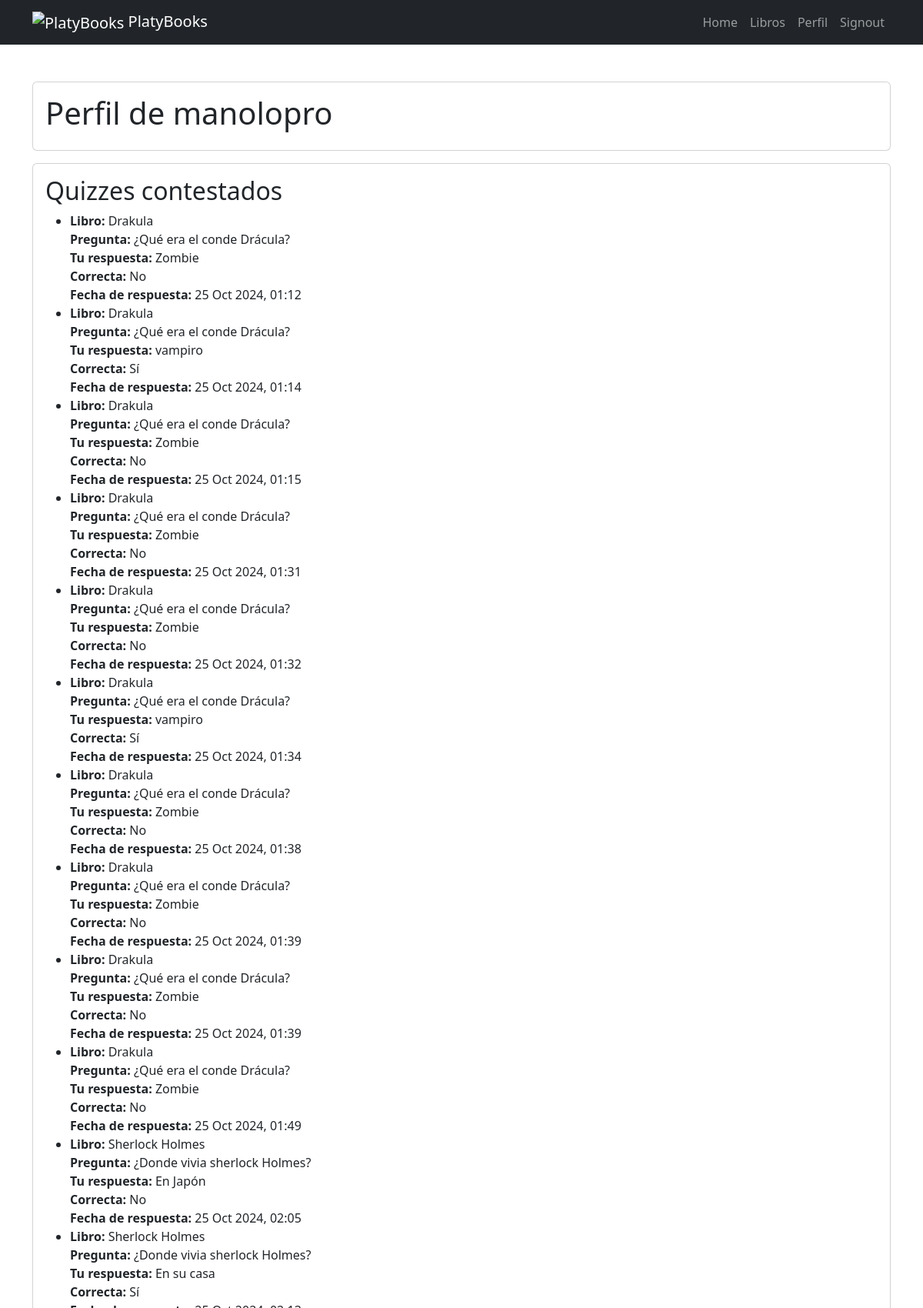
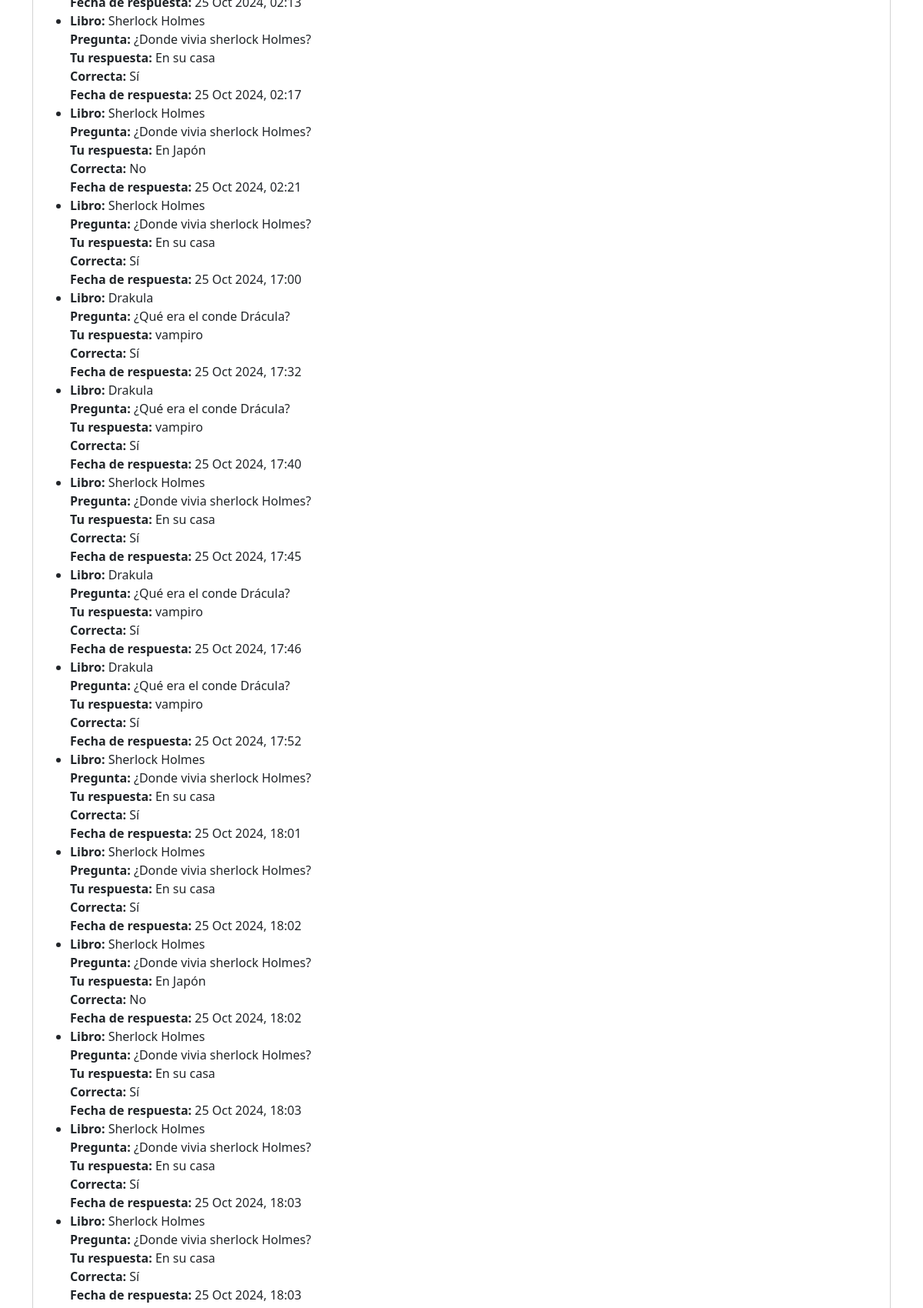
Screenshot of /profile/ (signed in, upper part) with the database file from the repository (2 pictures, top to bottom).
### tasks/models.py (models this page shows, shortened)
class UserQuizResponse(models.Model):
    user = models.ForeignKey(User, on_delete=models.CASCADE, related_name="quiz_responses")
    quiz = models.ForeignKey(Quiz, on_delete=models.CASCADE, related_name="user_responses")
    answer = models.ForeignKey(Answer, on_delete=models.CASCADE)
    is_correct = models.BooleanField(default=False)
    date_submitted = models.DateTimeField(auto_now_add=True)

class Quiz(models.Model):
    book = models.ForeignKey(Book, on_delete=models.CASCADE, related_name="quizzes")
    question = models.TextField()
    response_count = models.IntegerField(default=0)

class Book(models.Model):
    title = models.CharField(max_length=200)
    author = models.CharField(max_length=100)
    genre = models.ForeignKey(Genre, on_delete=models.CASCADE, related_name="books")
    subgenre = models.ManyToManyField(Subgenre, related_name='books')
    description = models.TextField()
    publication_date = models.DateField()
    cover_image = models.ImageField(upload_to='covers/', null=True, blank=True)
    def get_subgenres(self):
        return ", ".join([sub.name for sub in self.subgenre.all()])  # Crea una cadena con los nombres de los subgéneros
    get_subgenres.short_description = 'get_subgenres'  # Nombre de la columna en el admin

class Answer(models.Model):
    quiz = models.ForeignKey(Quiz, on_delete=models.CASCADE, related_name="answers")
    answer_text = models.CharField(max_length=200)
    is_correct = models.BooleanField(default=False)

### tasks/views.py (the view)
# urls.py: path('profile/', views.user_profile, name='user_profile'),
@login_required
def user_profile(request):
    user = request.user
    user_quizzes = UserQuizResponse.objects.filter(user=user).select_related('quiz', 'quiz__book', 'answer')
    context = {
        'user': user,
        'user_quizzes': user_quizzes,
    }
    return render(request, 'profile.html', context)

### tasks/templates/profile.html
{% extends 'base.html' %}
{% block content %}
<main class="container py-5">
    <section class="card card-body mb-3">
        <h1>Perfil de {{ user.username }}</h1>
    </section>
    <section class="card card-body">
        <h2>Quizzes contestados</h2>
        {% if user_quizzes %}
            <ul>
            {% for response in user_quizzes %}
                <li>
                    <strong>Libro:</strong> {{ response.quiz.book.title }}<br>
                    <strong>Pregunta:</strong> {{ response.quiz.question }}<br>
                    <strong>Tu respuesta:</strong> {{ response.answer.answer_text }}<br>
                    <strong>Correcta:</strong> {{ response.is_correct|yesno:"Sí,No" }}<br>
                    <strong>Fecha de respuesta:</strong> {{ response.date_submitted|date:"d M Y, H:i" }}
                </li>
            {% endfor %}
            </ul>
        {% else %}
            <p>No has contestado ningún quiz todavía.</p>
        {% endif %}
    </section>
</main>
{% endblock %}

### rows the page displays
UserQuizResponse: quiz.book "Drakula", quiz.question "¿Qué era el conde Drácula?", answer.answer_text "Zombie", is_correct "No", date_submitted "25 Oct 2024, 01:12"
UserQuizResponse: quiz.book "Drakula", quiz.question "¿Qué era el conde Drácula?", answer.answer_text "vampiro", is_correct "Sí", date_submitted "25 Oct 2024, 01:14"
UserQuizResponse: quiz.book "Drakula", quiz.question "¿Qué era el conde Drácula?", answer.answer_text "Zombie", is_correct "No", date_submitted "25 Oct 2024, 01:15"
UserQuizResponse: quiz.book "Drakula", quiz.question "¿Qué era el conde Drácula?", answer.answer_text "Zombie", is_correct "No", date_submitted "25 Oct 2024, 01:31"
UserQuizResponse: quiz.book "Drakula", quiz.question "¿Qué era el conde Drácula?", answer.answer_text "Zombie", is_correct "No", date_submitted "25 Oct 2024, 01:32"
UserQuizResponse: quiz.book "Drakula", quiz.question "¿Qué era el conde Drácula?", answer.answer_text "vampiro", is_correct "Sí", date_submitted "25 Oct 2024, 01:34"
UserQuizResponse: quiz.book "Drakula", quiz.question "¿Qué era el conde Drácula?", answer.answer_text "Zombie", is_correct "No", date_submitted "25 Oct 2024, 01:38"
UserQuizResponse: quiz.book "Drakula", quiz.question "¿Qué era el conde Drácula?", answer.answer_text "Zombie", is_correct "No", date_submitted "25 Oct 2024, 01:39"
UserQuizResponse: quiz.book "Drakula", quiz.question "¿Qué era el conde Drácula?", answer.answer_text "Zombie", is_correct "No", date_submitted "25 Oct 2024, 01:39"
UserQuizResponse: quiz.book "Drakula", quiz.question "¿Qué era el conde Drácula?", answer.answer_text "Zombie", is_correct "No", date_submitted "25 Oct 2024, 01:49"
UserQuizResponse: quiz.book "Sherlock Holmes", quiz.question "¿Donde vivia sherlock Holmes?", answer.answer_text "En Japón", is_correct "No", date_submitted "25 Oct 2024, 02:05"
UserQuizResponse: quiz.book "Sherlock Holmes", quiz.question "¿Donde vivia sherlock Holmes?", answer.answer_text "En su casa", is_correct "Sí", date_submitted "25 Oct 2024, 02:13"
UserQuizResponse: quiz.book "Sherlock Holmes", quiz.question "¿Donde vivia sherlock Holmes?", answer.answer_text "En su casa", is_correct "Sí", date_submitted "25 Oct 2024, 02:17"
UserQuizResponse: quiz.book "Sherlock Holmes", quiz.question "¿Donde vivia sherlock Holmes?", answer.answer_text "En Japón", is_correct "No", date_submitted "25 Oct 2024, 02:21"
UserQuizResponse: quiz.book "Sherlock Holmes", quiz.question "¿Donde vivia sherlock Holmes?", answer.answer_text "En su casa", is_correct "Sí", date_submitted "25 Oct 2024, 17:00"
UserQuizResponse: quiz.book "Drakula", quiz.question "¿Qué era el conde Drácula?", answer.answer_text "vampiro", is_correct "Sí", date_submitted "25 Oct 2024, 17:32"
UserQuizResponse: quiz.book "Drakula", quiz.question "¿Qué era el conde Drácula?", answer.answer_text "vampiro", is_correct "Sí", date_submitted "25 Oct 2024, 17:40"
UserQuizResponse: quiz.book "Sherlock Holmes", quiz.question "¿Donde vivia sherlock Holmes?", answer.answer_text "En su casa", is_correct "Sí", date_submitted "25 Oct 2024, 17:45"
UserQuizResponse: quiz.book "Drakula", quiz.question "¿Qué era el conde Drácula?", answer.answer_text "vampiro", is_correct "Sí", date_submitted "25 Oct 2024, 17:46"
UserQuizResponse: quiz.book "Drakula", quiz.question "¿Qué era el conde Drácula?", answer.answer_text "vampiro", is_correct "Sí", date_submitted "25 Oct 2024, 17:52"
UserQuizResponse: quiz.book "Sherlock Holmes", quiz.question "¿Donde vivia sherlock Holmes?", answer.answer_text "En su casa", is_correct "Sí", date_submitted "25 Oct 2024, 18:01"
UserQuizResponse: quiz.book "Sherlock Holmes", quiz.question "¿Donde vivia sherlock Holmes?", answer.answer_text "En su casa", is_correct "Sí", date_submitted "25 Oct 2024, 18:02"
UserQuizResponse: quiz.book "Sherlock Holmes", quiz.question "¿Donde vivia sherlock Holmes?", answer.answer_text "En Japón", is_correct "No", date_submitted "25 Oct 2024, 18:02"
UserQuizResponse: quiz.book "Sherlock Holmes", quiz.question "¿Donde vivia sherlock Holmes?", answer.answer_text "En su casa", is_correct "Sí", date_submitted "25 Oct 2024, 18:03"
UserQuizResponse: quiz.book "Sherlock Holmes", quiz.question "¿Donde vivia sherlock Holmes?", answer.answer_text "En su casa", is_correct "Sí", date_submitted "25 Oct 2024, 18:03"
UserQuizResponse: quiz.book "Sherlock Holmes", quiz.question "¿Donde vivia sherlock Holmes?", answer.answer_text "En su casa", is_correct "Sí", date_submitted "25 Oct 2024, 18:03"

### other values shown
{{ user.username }} "manolopro"
